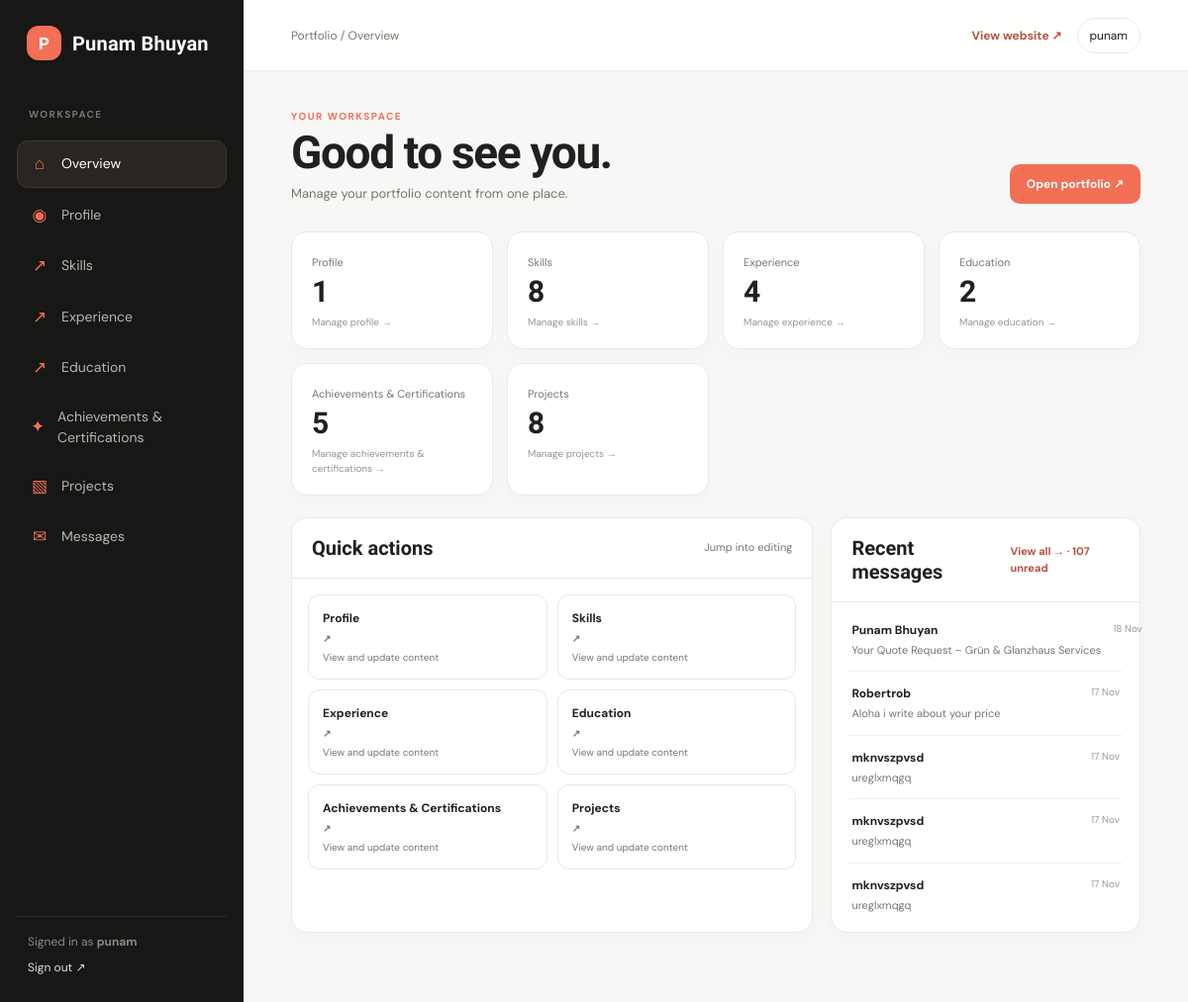
The app's page /dashboard/ (signed in) with its own data.
### core/models.py (models this page shows, shortened)
class Profile(models.Model):
    name = models.CharField(max_length=100)
    title = models.CharField(max_length=150, help_text="e.g. Web Application Developer")
    tagline = models.CharField(max_length=255, help_text="Short motivating phrase")
    bio = models.TextField(help_text="Professional summary for About Me section")
    profile_image = models.ImageField(upload_to='profile/', blank=True, null=True)
    cover_image = models.ImageField(upload_to='cover/', blank=True, null=True)
    email = models.EmailField(blank=True)
    phone = models.CharField(max_length=40, blank=True)
    resume_summary = models.TextField(blank=True, help_text="Optional concise profile text for the generated CV. Leave blank to use the website bio.")
    leadership_volunteering = models.TextField(blank=True, help_text="Optional CV section. Put one role or activity on each line.")
    interests = models.TextField(blank=True, help_text="Optional short CV interests section.")
    github_url = models.URLField(blank=True)
    linkedin_url = models.URLField(blank=True)
    website_url = models.URLField(blank=True)
    twitter_url = models.URLField(blank=True)
    location = models.CharField(max_length=100, blank=True)
    available_for_work = models.BooleanField(default=True)
    class Meta:
        verbose_name = "Profile"
        verbose_name_plural = "Profile"

class ContactMessage(models.Model):
    name = models.CharField(max_length=100)
    email = models.EmailField()
    subject = models.CharField(max_length=200, blank=True)
    message = models.TextField()
    sent_at = models.DateTimeField(auto_now_add=True)
    is_read = models.BooleanField(default=False)
    class Meta:
        ordering = ['-sent_at']

### core/views.py (the view)
# urls.py: path('dashboard/', views.dashboard_home, name='dashboard'),
@staff_member_required(login_url='dashboard_login')
def dashboard_home(request):
    counts = [
        {'label': section['label'], 'count': section['model'].objects.count(), 'key': section['key']}
        for section in DASHBOARD_SECTIONS if section['key'] != 'messages'
    ]
    return render(request, 'dashboard/home.html', {
        'sections': DASHBOARD_SECTIONS,
        'counts': counts,
        'unread_count': ContactMessage.objects.filter(is_read=False).count(),
        'recent_messages': ContactMessage.objects.all()[:5],
        'brand_name': _dashboard_brand_name(request.user),
    })

### core/views.py (called while the page is built)
def _dashboard_brand_name(user=None):
    profile = Profile.objects.first()
    if profile and profile.name:
        return profile.name
    return user.get_username() if user and user.is_authenticated else 'Portfolio'

### templates/dashboard/home.html (shortened to what this page needs)
{% extends "dashboard/base.html" %}
{% block breadcrumb %}Overview{% endblock %}
{% block dashboard_content %}
<div class="page-heading"><div><p class="eyebrow">Your workspace</p><h1>Good to see you.</h1><p class="page-subtitle">Manage your portfolio content from one place.</p></div><a class="button" href="{% url 'index' %}" target="_blank" rel="noopener">Open portfolio ↗</a></div>
<div class="stats">
  {% for item in counts %}<a class="panel stat" href="{% url 'dashboard_section' item.key %}"><span class="stat-label">{{ item.label }}</span><div class="stat-value">{{ item.count }}</div><div class="stat-note">Manage {{ item.label|lower }} →</div></a>{% endfor %}
</div>
<div class="dashboard-grid">
  <section class="panel"><div class="panel-head"><h2>Quick actions</h2><span class="stat-label">Jump into editing</span></div><div class="quick-links">
    {% for item in sections %}{% if item.key != 'messages' %}<a class="quick-link" href="{% url 'dashboard_section' item.key %}"><strong>{{ item.label }} <span aria-hidden="true">↗</span></strong><span>View and update content</span></a>{% endif %}{% endfor %}
  </div></section>
  <section class="panel"><div class="panel-head"><h2>Recent messages</h2><a href="{% url 'dashboard_section' 'messages' %}">View all →{% if unread_count %} · {{ unread_count }} unread{% endif %}</a></div>
    <div class="message-list">{% for item in recent_messages %}<div class="message-item"><div><strong>{{ item.name }}</strong><p>{{ item.subject|default:item.message }}</p></div><time>{{ item.sent_at|date:'d M' }}</time></div>{% empty %}<div class="empty-state">No messages yet.</div>{% endfor %}</div>
  </section>
</div>
{% endblock %}

### templates/dashboard/base.html (shortened to what this page needs)
{% load static %}
<!doctype html>
<html lang="en">
<head>
</head>
<body><div class="studio">
  <aside class="sidebar">
    <a class="studio-brand" href="{% url 'dashboard' %}"><span class="brand-symbol">{{ brand_name|first|upper }}</span><span>{{ brand_name|default:"Portfolio" }}</span></a>
    <p class="side-caption">Workspace</p>
    <nav class="side-nav">
      <a class="side-link {% if request.resolver_match.url_name == 'dashboard' %}active{% endif %}" href="{% url 'dashboard' %}"><span class="side-icon">⌂</span>Overview</a>
      {% for item in sections %}<a class="side-link {% if section.key == item.key %}active{% endif %}" href="{% url 'dashboard_section' item.key %}"><span class="side-icon">{% if item.key == 'messages' %}✉{% elif item.key == 'achievements' %}✦{% elif item.key == 'projects' %}▧{% elif item.key == 'profile' %}◉{% else %}↗{% endif %}</span>{{ item.label }}</a>{% endfor %}
    </nav>
    <div class="sidebar-foot"><div>Signed in as <strong>{{ request.user.get_username }}</strong></div><form method="post" action="{% url 'dashboard_logout' %}">{% csrf_token %}<button type="submit" style="margin-top:8px;padding:0;border:0;background:none;color:#ddd;font:inherit;cursor:pointer">Sign out ↗</button></form></div>
  </aside>
  <div class="main">
    <header class="topbar"><span class="crumb">Portfolio / {% block breadcrumb %}Overview{% endblock %}</span><div class="top-actions"><a class="view-site" href="{% url 'index' %}" target="_blank" rel="noopener">View website ↗</a><span class="user-chip">{{ request.user.get_username }}</span></div></header>
    <main class="page">{% block dashboard_content %}{% endblock %}</main>
  </div>
</div>{% block extra_js %}{% endblock %}</body>
</html>

### templates/dashboard/base.html (style rules this page uses)
:root { --orange:#f36f56;--ink:#20201e;--muted:#777670;--line:#ece9e4;--paper:#f7f7f5;--white:#fff }
* { box-sizing:border-box }
body { margin:0;background:var(--paper);color:var(--ink);font:400 14px/1.5 'DM Sans',sans-serif }
a { color:inherit;text-decoration:none }
button,input,select,textarea { font:inherit }
.studio { min-height:100vh }
.sidebar { position:fixed;inset:0 auto 0 0;width:246px;padding:26px 17px;background:#171716;color:#fff;display:flex;flex-direction:column;z-index:2 }
.studio-brand { display:flex;align-items:center;gap:11px;padding:0 10px 28px;font:700 20px 'Rajdhani',sans-serif;letter-spacing:.01em }
.brand-symbol { display:grid;place-items:center;width:35px;height:35px;border-radius:12px;background:var(--orange);font:700 17px 'Rajdhani',sans-serif;color:white }
.side-caption { padding:9px 12px;color:#777771;font-size:10px;font-weight:700;letter-spacing:.14em;text-transform:uppercase }
.side-nav { display:grid;gap:4px }
.side-link { display:flex;align-items:center;gap:12px;padding:10px 12px;border:1px solid transparent;border-radius:11px;color:#b7b6b2;transition:.2s }
.side-link.active { background:#292522;border-color:#44352f;color:#fff }
.side-icon { width:20px;text-align:center;color:var(--orange);font-size:17px }
.sidebar-foot { margin-top:auto;padding:16px 11px 0;border-top:1px solid #30302e;color:#898985;font-size:12px }
.main { margin-left:246px;min-height:100vh }
.topbar { height:72px;padding:0 clamp(22px,4vw,54px);display:flex;align-items:center;justify-content:space-between;background:rgba(255,255,255,.9);border-bottom:1px solid var(--line);position:sticky;top:0;z-index:1;backdrop-filter:blur(12px) }
.crumb { color:var(--muted);font-size:12px }
.top-actions { display:flex;align-items:center;gap:15px }
.user-chip { padding:8px 12px;border:1px solid var(--line);border-radius:999px;background:#fff;font-size:12px }
.view-site { color:#b5523d;font-size:12px;font-weight:700 }
.page { max-width:1320px;margin:0 auto;padding:38px clamp(22px,4vw,54px) 70px }
.page-heading { display:flex;align-items:flex-end;justify-content:space-between;gap:20px;margin-bottom:28px }
.eyebrow { margin:0 0 6px;color:var(--orange);font-size:10px;font-weight:700;letter-spacing:.15em;text-transform:uppercase }
.page h1 { margin:0;font:700 clamp(32px,4vw,46px)/1 'Rajdhani',sans-serif;letter-spacing:-.03em }
.page-subtitle { margin:9px 0 0;color:var(--muted);font-size:13px }
.button { display:inline-flex;align-items:center;justify-content:center;gap:8px;min-height:40px;padding:0 16px;border:1px solid transparent;border-radius:10px;background:var(--orange);color:#fff;font-weight:700;font-size:12px;cursor:pointer;transition:transform .2s,background .2s }
.panel { border:1px solid var(--line);border-radius:16px;background:#fff;box-shadow:0 5px 20px rgba(34,31,28,.025) }
.stats { display:grid;grid-template-columns:repeat(4,minmax(0,1fr));gap:14px;margin-bottom:22px }
.stat { padding:19px 20px }
.stat-label { color:var(--muted);font-size:11px }
.stat-value { margin-top:5px;font:700 30px/1 'Rajdhani',sans-serif }
.stat-note { margin-top:8px;color:#99958e;font-size:10px }
.dashboard-grid { display:grid;grid-template-columns:minmax(0,1.35fr) minmax(280px,.8fr);gap:18px }
.panel-head { display:flex;align-items:center;justify-content:space-between;gap:14px;padding:18px 20px;border-bottom:1px solid var(--line) }
.panel-head h2 { margin:0;font:700 20px 'Rajdhani',sans-serif }
.panel-head a { color:#b5523d;font-size:11px;font-weight:700 }
.quick-links { display:grid;grid-template-columns:repeat(2,minmax(0,1fr));gap:10px;padding:16px }
.quick-link { padding:14px;border:1px solid var(--line);border-radius:12px;transition:.2s }
.quick-link strong { display:block;font-size:12px }
.quick-link span { display:block;margin-top:4px;color:var(--muted);font-size:10px }
.message-list { padding:6px 18px }
.message-item { display:flex;align-items:flex-start;justify-content:space-between;gap:12px;padding:13px 2px;border-bottom:1px solid #f1efec }
.message-item:last-child { border:0 }
.message-item strong { display:block;font-size:12px }
.message-item p { max-width:340px;margin:3px 0 0;color:var(--muted);font-size:11px;overflow:hidden;text-overflow:ellipsis;white-space:nowrap }
.message-item time { color:#999;font-size:10px;white-space:nowrap }

### records on screen
Profile: name "P", name "Punam Bhuyan"
ContactMessage: name "Punam Bhuyan", subject "Your Quote Request – Grün & Glanzhaus Services", sent_at "18 Nov"
ContactMessage: name "Robertrob", subject "Aloha i write about your price", sent_at "17 Nov"
ContactMessage: name "mknvszpvsd", subject "ureglxmqgq", sent_at "17 Nov"
ContactMessage: name "mknvszpvsd", subject "ureglxmqgq", sent_at "17 Nov"
ContactMessage: name "mknvszpvsd", subject "ureglxmqgq", sent_at "17 Nov"

### other values on screen
{{ item.label }} "Profile" "Skills" "Experience" "Education" "Achievements & Certifications" "Projects" "Messages"
{{ request.user.get_username }} "punam"
{{ item.label }} "Profile" "Skills" "Experience" "Education" "Achievements & Certifications" "Projects"
{{ item.count }} "1" "8" "4" "2" "5" "8"
{{ item.label|lower }} "profile" "skills" "experience" "education" "achievements & certifications" "projects"
{{ unread_count }} "107"
